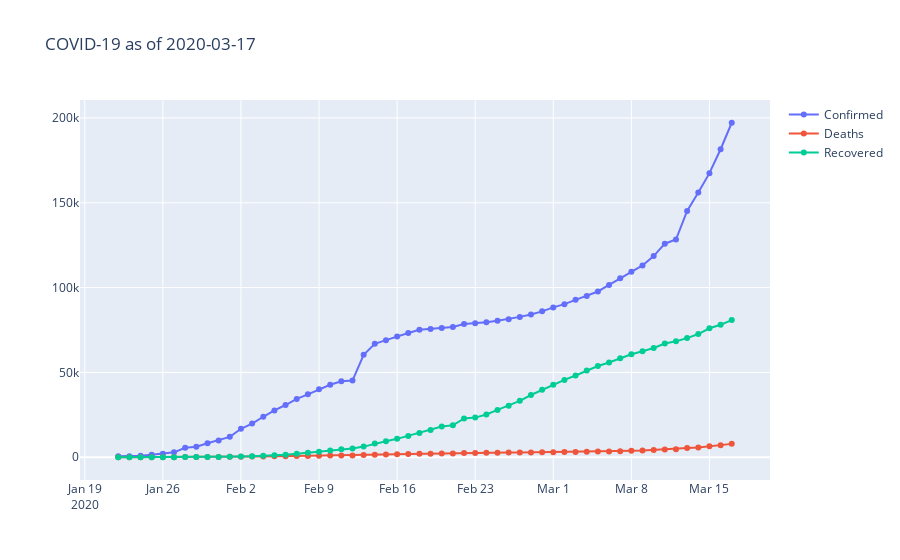

The notebook cell saved with this chart:
### Code cell
cases_df = data[['date','Confirmed','Deaths', 'Recovered']].groupby('date').sum()

graph_confirm = go.Scatter(x=cases_df.index, y = cases_df.Confirmed, mode="markers+lines", name="Confirmed")

graph_deaths = go.Scatter(x=cases_df.index, y = cases_df.Deaths, mode="markers+lines", name="Deaths")

recover = go.Scatter(x=cases_df.index, y = cases_df.Recovered, mode="markers+lines", name="Recovered")




grapher = [graph_confirm, graph_deaths, recover]

py.iplot({
    "data": grapher,
    "layout": go.Layout(title=off_title)
})
